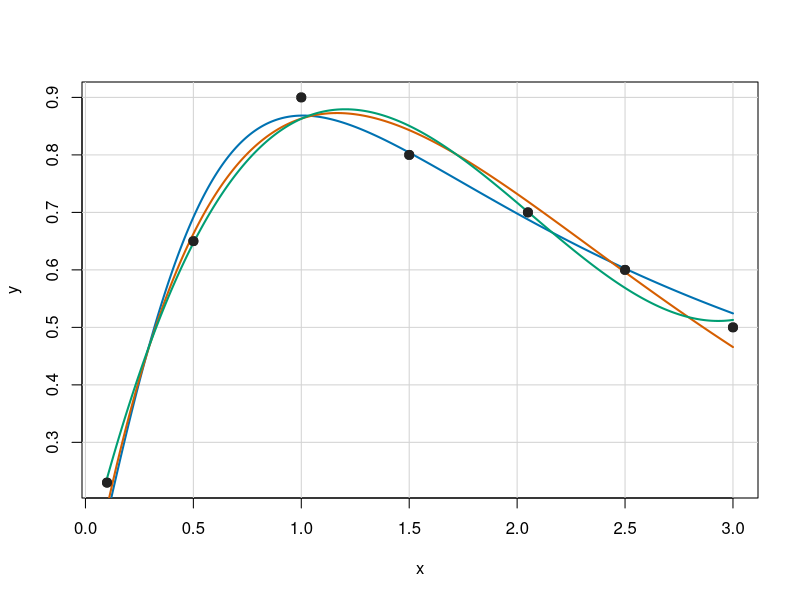

Write the R code that produced this figure.
setwd("C:\\Users\\rysio\\Desktop\\Informatyka\\R\\DataMining\\Project\\Plots")
# --------- Defining data --------------
# x <-> Hours and y <-> Results
x <- c(0.1, 0.5, 1, 1.5, 2.05, 2.5, 3)
y <- c(0.23, 0.65, 0.9, 0.8, 0.7, 0.6, 0.5)

model1 <- nls(y ~ (d * x) / (1 + e * x^2), 
             start = list(d = 1, e = 1))
summary(model1)

model2 <- nls(y ~ (d* x) * exp(-b * x), 
              start = list(b = 0.1, d = 1))
summary(model2)

model3 <- nls(y ~ a + b*x + c*x^2 + d*x^3, 
              start = list(a = 1, b = 1, c = 1, d = 1))
summary(model3)

# ---------- Plot -------------------
png('plotA2a.png', width = 1500, height = 1500, res = 150, type = "cairo", bg="white")

plot(x, y, pch = 19, cex = 1.2, xlab = "x", ylab = "y", col = "#222222")
grid(nx = NULL, ny = NULL, col = "lightgray", lty = "solid")
# graph1
cf <- coef(model1)
curve((cf["d"] * x) / (1 + cf["e"] * x^2),
      from = min(x), to = max(x),
      add = TRUE, col = "#0072B2", lwd = 2, n = 500)
# graph2
cf <- coef(model2)
curve((cf["d"] * x) * exp(-cf["b"] * x),
      from = min(x), to = max(x),
      add = TRUE, col = "#D55E00", lwd = 2, n = 500)
# graph3
cf <- coef(model3)
curve(cf["a"] + cf["b"]*x + cf["c"]*x^2 + cf["d"]*x^3,
      from = min(x), to = max(x),
      add = TRUE, col = "#009E73", lwd = 2, n = 500)

# points
points(x, y, col = "#222222", pch = 19, cex = 1.2)

dev.off()
